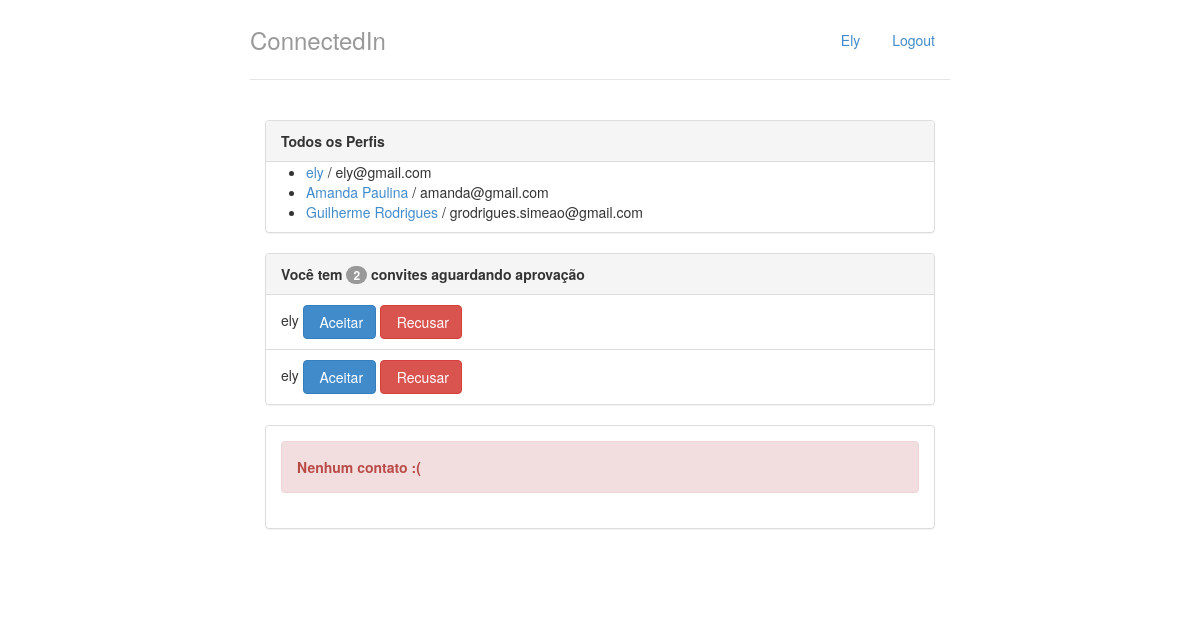
Before: / with the older database file.
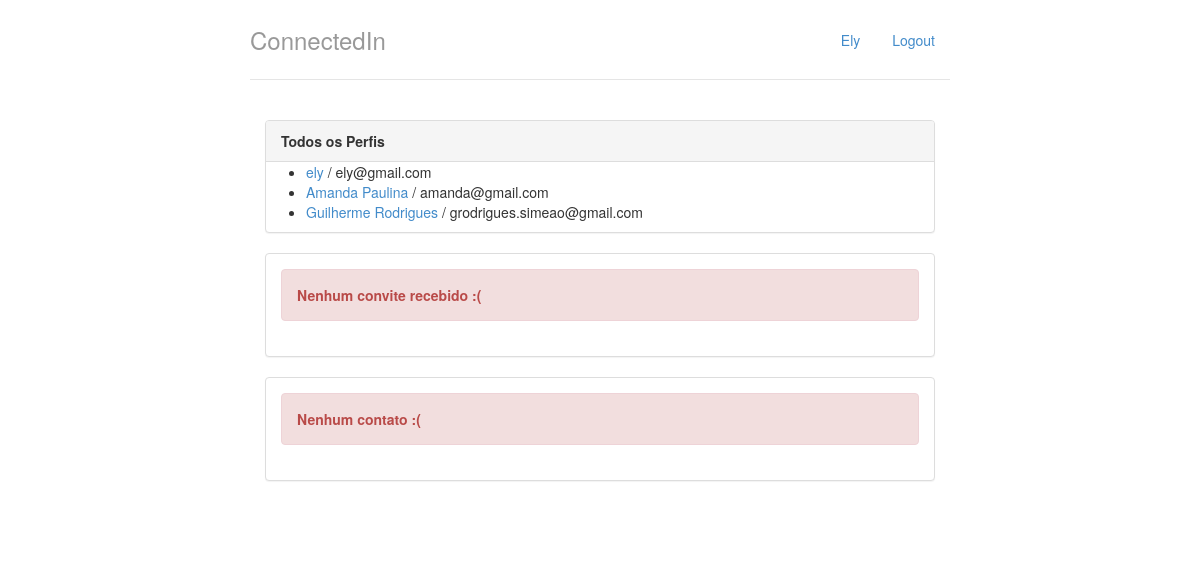
After: the same page with the newer database file.
### perfis/models.py (models this page shows, shortened)
class Perfil(models.Model):
    nome = models.CharField(max_length=255, null=False)
    telefone = models.CharField(max_length=15, null= False)
    email = models.CharField(max_length=255, null=False)
    nome_empresa = models.CharField(max_length=255, null=False)
    contatos = models.ManyToManyField("Perfil")

class Convite(models.Model):
    solicitante = models.ForeignKey(Perfil,on_delete=models.CASCADE,related_name='convites_feitos' )
    convidado = models.ForeignKey(Perfil, on_delete= models.CASCADE, related_name='convites_recebidos')

### perfis/views.py (the view)
# urls.py: path('', views.index,name='index'),
def index(request):
	return render(request, 'index.html',
		{'perfis' :Perfil.objects.all(),
		'perfil_logado' : get_perfil_logado(request)})

### perfis/views.py (called while the page is built)
def get_perfil_logado(request):
	return Perfil.objects.get(id=perfil_id)

### perfis/templates/index.html (shortened to what this page needs)
{% extends "base.html" %}
{% block body %}
<div class="col-lg-12">
	<div class="panel panel-default">
		<div class="panel-heading">
			<strong>Todos os Perfis</strong>
		</div>
		{% if perfis %}
			<ul>
				{% for perfil in perfis %}
				<li>
					<a href="{% url 'exibir' perfil.id%}">{{ perfil.nome }}</a> / {{ perfil.email }}
				</li>
				{% endfor %}
			</ul>
		{% else %}
			<p>Nenhum Perfil encontrado</p>
		{% endif %}
	</div>
	<div class="panel panel-default">
	{% with total_de_contatos=perfil_logado.convites_recebidos.count %}
		{% if total_de_contatos %}
			<div class="panel-heading">
				<strong>
					Você tem <span class="badge">{{ total_de_contatos }}</span>
					convite{{ total_de_contatos|pluralize }}
					aguardando aprovação
				</strong>
			</div>
			<ul class="list-group">
				{% for convite in perfil_logado.convites_recebidos.all %}
				<li class="list-group-item">
					{{ convite.solicitante.nome }}
					<a href="{% url 'aceitar' convite.id %}" class="btn btn-primary">
						&nbsp;Aceitar
					</a>
					<a href="{% url 'recusar' convite.id %}" class="btn btn-danger">
						&nbsp;Recusar
					</a>
				</li>
				{% endfor %}
			</ul>
		{% else %}
			<div class="panel-body">
				<div class="alert alert-danger">
				  <strong>Nenhum convite recebido :(</strong>
				</div>
			</div>
		{% endif %}
	{% endwith %}
	</div>
	<div class="panel panel-default">
	{% with total_de_contatos=perfil_logado.contatos.count %}
		{% if total_de_contatos %}
			<div class="panel-heading">
				<strong>
					Você tem <span class="badge">{{ total_de_contatos }}</span>
					contato{{ total_de_contatos|pluralize }}
				</strong>
			</div>
			<div class="panel-body">
				<ul class="list-group">
					{% for contato in perfil_logado.contatos.all %}
					<li class="list-group-item">
						{{ contato.nome }}
						<a href="{% url 'desfazer' contato.id %}" class="btn btn-primary">
							<span class="glyphicon glyphicon-add"></span>&nbsp;Desfazer
						</a>
					</li>
					{% endfor %}
				</ul>
			</div>
		{% else %}
			<div class="panel-body">
				<div class="alert alert-danger">
				  <strong>Nenhum contato :(</strong>
				</div>
			</div>
		{% endif %}
	{% endwith %}
	</div>
</div>
{% endblock %}

### perfis/templates/base.html (shortened to what this page needs)
{% load staticfiles %}
<!DOCTYPE html>
<html lang="pt-BR">
<head>
    <link href="{% static 'styles/bootstrap.css' %}" rel="stylesheet"/>
    <link href="{% static 'styles/main.css' %}" rel="stylesheet"/>
</head>
<body>
	<div class="container">
		<div class="header">
			<ul class="nav nav-pills pull-right">
				<li class=""><a href="{% url 'index' %}">{{ perfil_logado.nome|capfirst }}</a></li>
				<li class=""><a href="{% url 'logout' %}">Logout</a></li>
			</ul>
			<h3 class="text-muted">ConnectedIn</h3>
		</div>
		<div class="row content">
		{% block body %}
		{% endblock %}
		</div>
	</div>
</body>
</html>

### perfis/static/styles/main.css (style rules this page uses)
body { padding-top: 20px; padding-bottom: 20px; }
.header, .content, .footer { padding-left: 15px; padding-right: 15px; }
.header { border-bottom: 1px solid #e5e5e5; }
.header h3 { margin-top: 0; margin-bottom: 0; line-height: 40px; padding-bottom: 19px; }
@media (min-width: 768px) { .container { max-width: 730px; } }
.content { margin: 40px 0; }
@media screen and (min-width: 768px) { .header, .content, .footer { padding-left: 0; padding-right: 0; } }
@media screen and (min-width: 768px) { .header { margin-bottom: 30px; } }

Changed rows visible on the page:
removed Convite: solicitante.nome "ely"
removed Convite: solicitante.nome "ely"
Other visible differences:
{{ total_de_contatos }}: "2" → (not shown)
text no longer shown: "Você tem convite aguardando aprovação"
text now shown: "Nenhum convite recebido :("
